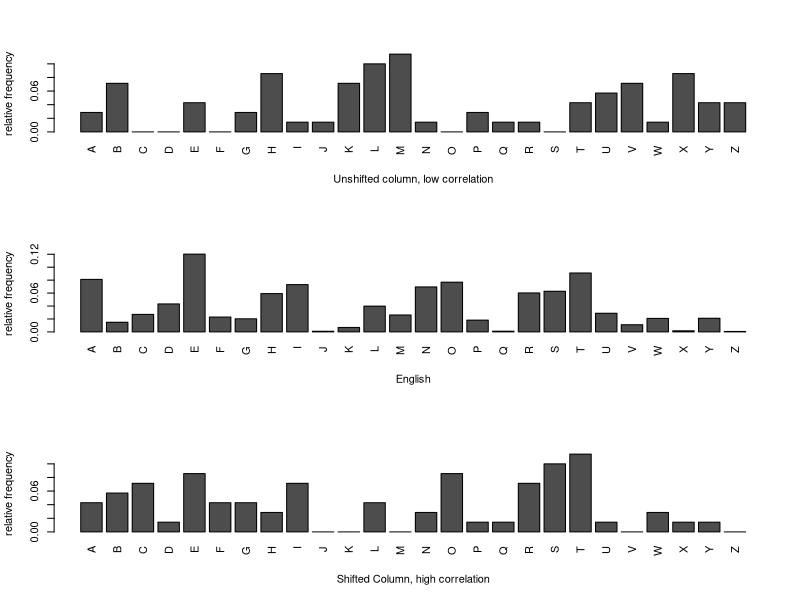

Write R code to recreate this figure.
rm(list=ls())

col1 <- data.frame(
  A=0.0286, B=0.0714, C=0.0000, D=0.0000, E=0.0429, F=0.0000, G=0.0286,
  H=0.0857, I=0.0143, J=0.0143, K=0.0714, L=0.1000, M=0.1143, N=0.0143,
  O=0.0000, P=0.0286, Q=0.0143, R=0.0143, S=0.0000, T=0.0429, U=0.0571,
  V=0.0714, W=0.0143, X=0.0857, Y=0.0429, Z=0.0429
)

col2 <- data.frame(
  A=0.0429, B=0.0571, C=0.0714, D=0.0143, E=0.0857, F=0.0429, G=0.0429,
  H=0.0286, I=0.0714, J=0.0000, K=0.0000, L=0.0429, M=0.0000, N=0.0286,
  O=0.0857, P=0.0143, Q=0.0143, R=0.0714, S=0.1000, T=0.1143, U=0.0143,
  V=0.0000, W=0.0286, X=0.0143, Y=0.0143, Z=0
)

eng <- data.frame(
  A=0.0812, B=0.0149, C=0.0271, D=0.0432, E=0.1202, F=0.0230, G=0.0203,
  H=0.0592, I=0.0731, J=0.0010, K=0.0069, L=0.0398, M=0.0261, N=0.0695,
  O=0.0768, P=0.0182, Q=0.0011, R=0.0602, S=0.0628, T=0.0910, U=0.0288,
  V=0.0111, W=0.0209, X=0.0017, Y=0.0211, Z=0.0007
)

par(mfrow=c(3,1))
barplot(as.matrix(col1), ylab="relative frequency", xlab="Unshifted column, low correlation", las=3)
barplot(as.matrix(eng), ylab="relative frequency", xlab="English", las=3)
barplot(as.matrix(col2), ylab="relative frequency", xlab="Shifted Column, high correlation", las=3)
